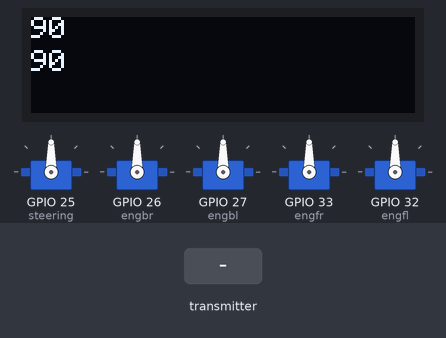
Recording of a sketch running on a simulated ESP32. On the bench: 128×32 one-colour display, 5 × servo. The inputs (shaded band) are chosen by the test bench. The display library's start-up logo is not drawn.

Above: at 10.0 s.
10.1 s: the transmitter starts sending throttle = 0
At 11.1 s:
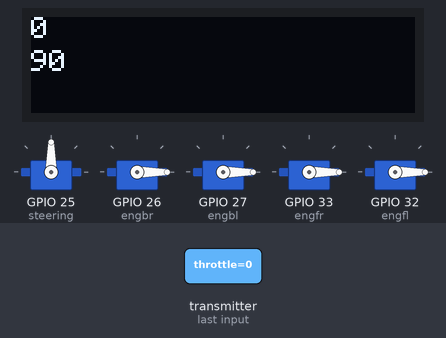
11.6 s: the transmitter starts sending steering = 0
At 12.2 s:
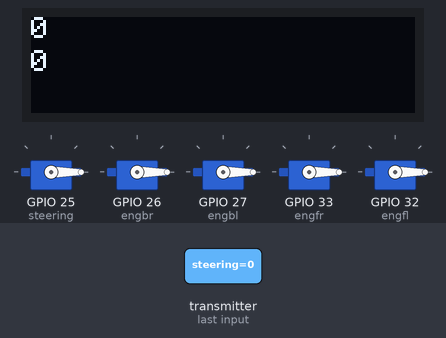
13.1 s: the transmitter starts sending throttle = 2048
At 14.3 s:
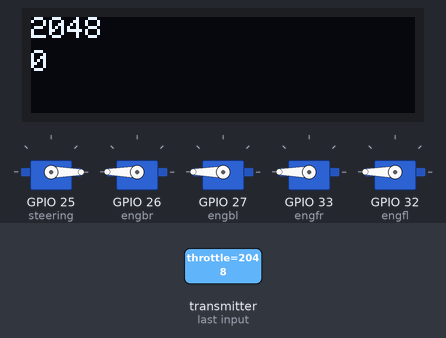
14.6 s: the transmitter starts sending steering = 1024
At 15.7 s:
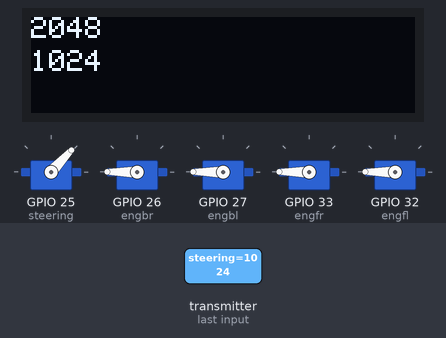
16.1 s: the transmitter starts sending throttle = 1024
At 16.9 s:
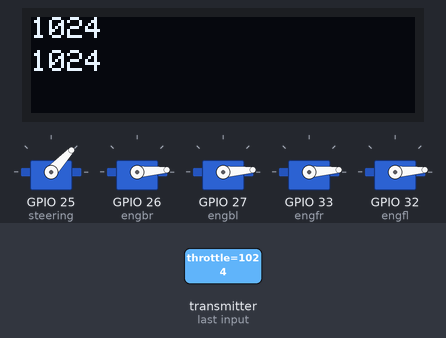
17.6 s: the transmitter starts sending steering = 2048
At 18.0 s:
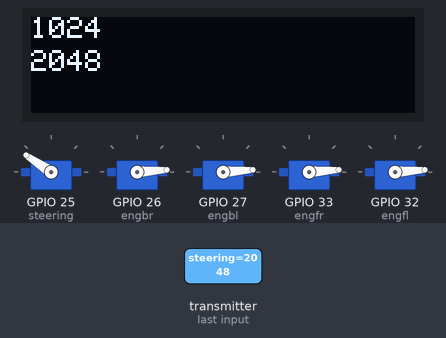
Timing chart, 0 to 20.1 s (numbered marks = the images above; inputs shaded):
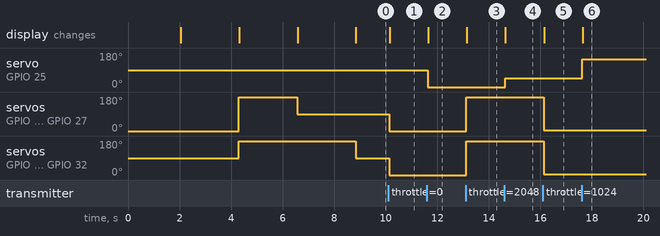

Measured:
- after the input at 10.1 s, servo on GPIO 26 (engbr), servo on GPIO 27 (engbl), servo on GPIO 33 (engfr), servo on GPIO 32 (engfl): 90° → 0° at once; the display: changes after 0.05 s (image 1)
- after the input at 11.6 s, servo on GPIO 25 (steering): 90° → 0° at once; the display: changes after 0.05 s (image 2)
- after the input at 13.1 s, servo on GPIO 26 (engbr), servo on GPIO 27 (engbl), servo on GPIO 33 (engfr), servo on GPIO 32 (engfl): 0° → 180° at once; the display: changes after 0.05 s (image 3)
- after the input at 14.6 s, servo on GPIO 25 (steering): 0° → 47° at once; the display: changes after 0.05 s (image 4)
- after the input at 16.1 s, servo on GPIO 26 (engbr), servo on GPIO 27 (engbl), servo on GPIO 33 (engfr), servo on GPIO 32 (engfl): 180° → 4° at once; the display: changes after 0.05 s (image 5)
- after the input at 17.6 s, servo on GPIO 25 (steering): 47° → 146° at once; the display: changes after 0.05 s (image 6)

The sketch:

RECEIVER-ESP32.ino
```cpp
#include <SPI.h>
#include <Wire.h>
#include <Adafruit_GFX.h>
#include <Adafruit_SSD1306.h>
#include <esp_now.h>
#include <WiFi.h>
#include <ESP32Servo.h>

#define SIGNAL_TIMEOUT 1000  // This is signal timeout in milli seconds. We will reset the data if no signal

#define SCREEN_WIDTH 128  // OLED display width, in pixels
#define SCREEN_HEIGHT 32  // OLED display height, in pixels
#define SCREEN_ADDRESS 0x3C
#define OLED_RESET -1  //   QT-PY / XIAO

Adafruit_SSD1306 display(SCREEN_WIDTH, SCREEN_HEIGHT, &Wire, OLED_RESET);

bool showNoBattery = true;
unsigned long lastBlinkTimeBattery = 0;
const unsigned long blinkIntervalBattery = 500;  // milissegundos

unsigned long lastRecvTime = 0;

// REPLACE WITH THE MAC Address of your receiver
uint8_t broadcastAddress[] = { 0x3c, 0x8a, 0x1f, 0x63, 0x5e, 0x6c };  //3c:8a:1f:63:5e:6c

Servo steering;  //steering
Servo engbl;     //engine back left
Servo engbr;     //engine back right
Servo engfl;     //engine front left
Servo engfr;     //engine front right

// Variable to store if sending data was successful
String success;

//Structure example to send data
//Must match the receiver structure
typedef struct transmitter_struct {
  int throttle;
  int steering;
} transmitter_struct;

typedef struct receiver_struct {
  int battery;
} receiver_struct;


transmitter_struct incomingInfo;
receiver_struct trasmissionInfo;

esp_now_peer_info_t peerInfo;

void setInputDefaultValues() {
  incomingInfo.throttle = 90;
  incomingInfo.steering = 90;
}

void mapAndWriteValues() {
  engbl.write(incomingInfo.throttle);     // back left
  engbr.write(incomingInfo.throttle);     // back right
  engfl.write(incomingInfo.throttle);     // front left
  engfr.write(incomingInfo.throttle);     // front right
  steering.write(incomingInfo.steering);  //servo
}

// Callback when data is sent
void OnDataSent(const uint8_t *mac_addr, esp_now_send_status_t status) {
  if (status == 0) {
    success = "Delivery Success :)";
  } else {
    success = "Delivery Fail :(";
  }
}

// Callback when data is received
void OnDataRecv(const uint8_t *mac, const uint8_t *incomingData, int len) {
  if (len == 0) {
    return;
  }
  memcpy(&incomingInfo, incomingData, sizeof(incomingInfo));
  mapAndWriteValues();
  lastRecvTime = millis();
}

void setUpPinModes() {
  steering.attach(25);  //25 - STEERING
  engbr.attach(26, 1000, 2000);     //26 - BACK RIGHT ENGINE
  engbl.attach(27, 1000, 2000);     //27 - BACK LEFT ENGINE
  engfr.attach(33, 1000, 2000);     //27 - FRONT RIGHT ENGINE
  engfl.attach(32, 1000, 2000);     //27 - BACK LEFT ENGINE
}

void startUpEscs() {
  engfl.write(90);  // front left
  engfr.write(90);  // front right
  engbl.write(0);  // back left
  engbr.write(0);  // back right
  displayConfig("start");
  delay(2250);
  engbl.write(180);  // back left
  engbr.write(180);  // back right
  engfl.write(180);  // front left
  engfr.write(180);  // front right
  displayConfig("mid");
  delay(2250);
  engbl.write(90);  // back left
  engbr.write(90);  // back right
  displayConfig("end");
  delay(2250);
}

void displayConfig(String stage) {
  display.clearDisplay();
  display.setTextSize(1);               // Normal 1:1 pixel scale
  display.setTextColor(SSD1306_WHITE);  // Draw white text
  if (stage == "start") {
    display.setCursor(0, 22);
    display.println(F("PREPARING..."));
  }
  if (stage == "mid") {
    display.setCursor(30, 11);
    display.println(F("SETTING..."));
  }
  if (stage == "end") {
    display.setCursor(80, 0);
    display.println(F("READY!"));
  }
  display.display();
}

void setup() {
  Serial.begin(115200);

  display.begin(SSD1306_SWITCHCAPVCC, SCREEN_ADDRESS);
  display.display();
  delay(2000);
  display.clearDisplay();

  setUpPinModes();
  startUpEscs();

  WiFi.mode(WIFI_STA);

  // Init ESP-NOW
  if (esp_now_init() != ESP_OK) {
    Serial.println("Error initializing ESP-NOW");
    return;
  }

  // Once ESPNow is successfully Init, we will register for Send CB to
  // get the status of Trasnmitted packet
  esp_now_register_send_cb(OnDataSent);

  // Register peer
  memcpy(peerInfo.peer_addr, broadcastAddress, 6);
  peerInfo.channel = 0;
  peerInfo.encrypt = false;

  // Add peer
  if (esp_now_add_peer(&peerInfo) != ESP_OK) {
    displayErrorMessage("Failed to add peer");
    return;
  }
  // Register for a callback function that will be called when data is received
  esp_now_register_recv_cb(esp_now_recv_cb_t(OnDataRecv));
}

void loop() {

  //Check Signal lost.
  unsigned long now = millis();
  if (now - lastRecvTime > SIGNAL_TIMEOUT) {
    setInputDefaultValues();
    mapAndWriteValues();
  }

  getReadings();
  displayinfo();
  // Send message via ESP-NOW
  esp_err_t result = esp_now_send(broadcastAddress, (uint8_t *)&trasmissionInfo, sizeof(trasmissionInfo));
}

void getReadings() {
  // get battery status
  trasmissionInfo.battery = 100;
}

void displayinfo() {
  display.clearDisplay();
  display.setTextSize(1);               // Normal 1:1 pixel scale
  display.setTextColor(SSD1306_WHITE);  // Draw white text

  display.setCursor(0, 0);
  display.println(incomingInfo.throttle);

  display.setCursor(0, 11);
  display.println(incomingInfo.steering);

  display.display();
}

void displayErrorMessage(String message) {
  display.clearDisplay();
  display.setTextSize(1);
  display.setTextColor(SSD1306_WHITE);
  display.setCursor(0, 0);
  display.println(message);
  display.display();
  delay(2000);
  display.clearDisplay();
}
```
